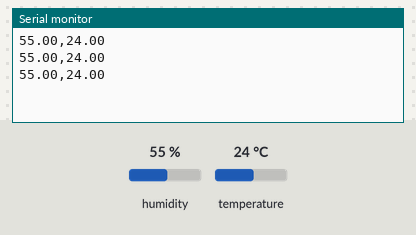
Recording of a sketch running on a simulated ESP32. Shown: the last lines printed to the serial monitor. Inputs (shaded band) come from the test bench; at power-on: humidity 55 %, temperature 24 °C. Nothing arrives over Bluetooth unless stated.

Above: at 3.8 s.
3.9 s: humidity set to 22 %
At 6.5 s:
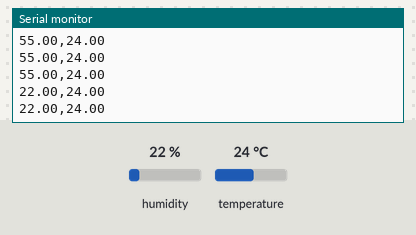
6.7 s: temperature set to 12 °C
At 7.9 s:
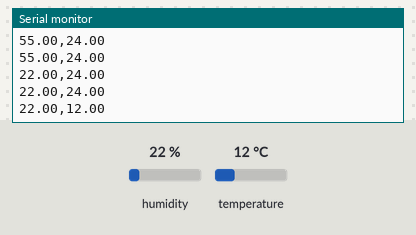
9.5 s: humidity set to 40 %
At 10.9 s:
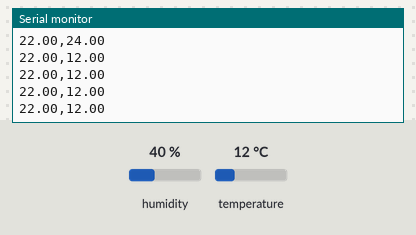
Timing chart, 0 to 12.5 s (numbered marks = the images above; inputs shaded):
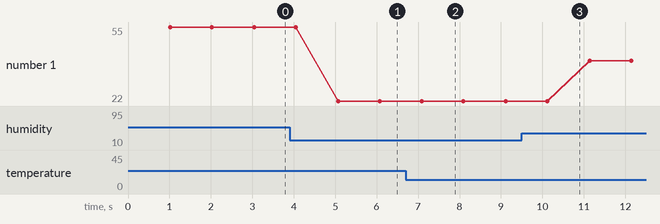

The sketch:

DHT11_temperature_humidity_measurement_bluetooth.ino
```cpp
// Measure temp and humidity using a python script, transfer data using bluetooth

#include <BluetoothSerial.h>
#include <DHT.h>
#include <DHT_U.h>

BluetoothSerial SerialBT;

#define DHTPIN 17
#define DHTTYPE DHT11

DHT dht(DHTPIN, DHTTYPE); // constructor to declare sensor

void setup() {
  Serial.begin(115200);
  SerialBT.begin("ESP32_DHT11"); // Bluetooth device name
  dht.begin();
}

void loop() {
  // Delay 1000 milli seconds
  delay(1000);
  // Read humidity
  float h = dht.readHumidity();
  // Read temperature in Celsius
  float t = dht.readTemperature();

  // Returns an error if ESP32 does not receive measurement
  if (isnan(h) || isnan(t)) {
    Serial.println("nan,nan");
    SerialBT.println("nan,nan");
    return;
  }

  // Print csv line: "humidity,temperature"
  Serial.print(h);
  Serial.print(",");
  Serial.println(t);

  SerialBT.print(h);
  SerialBT.print(",");
  SerialBT.println(t);

}
```

Measured:
- after the input at 3.9 s, the serial monitor: prints a new line after 1.2 s (image 1)
- after the input at 6.7 s, the serial monitor: prints a new line after 0.39 s (image 2)
- plotted number 1: 55 → 22 after the input at 3.9 s, 22 → 40 after the input at 9.5 s
